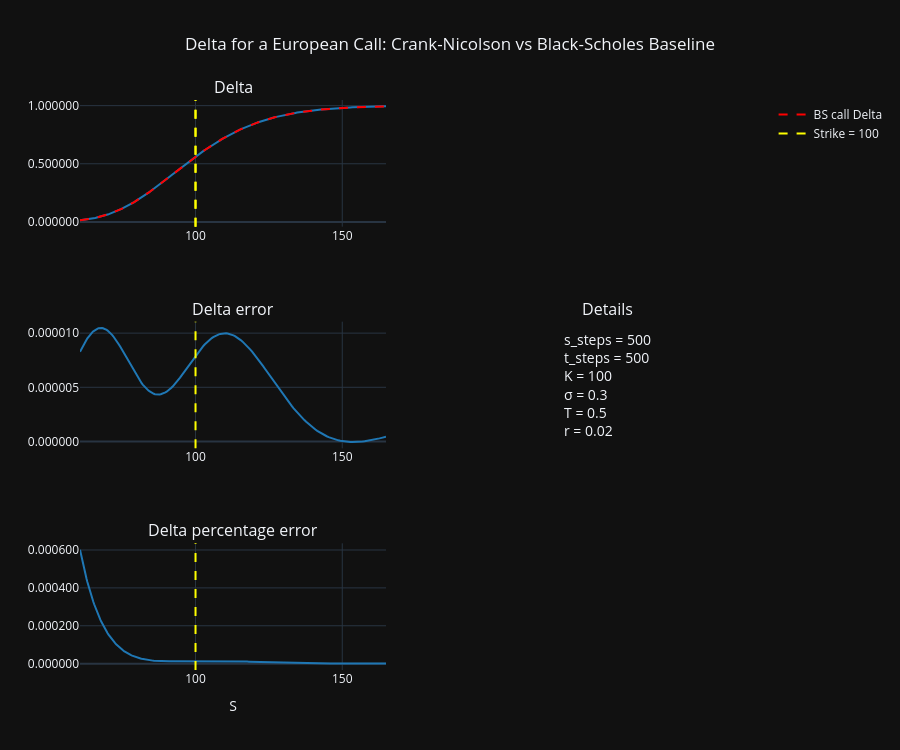

Notebook cell for this chart:
### Code cell
_compare(df, "Delta", option_type="call", save=True)

### Figure 1 — Plotly figure (JSON) as saved in the notebook; plotly's stock layout.template omitted (floating-point values rounded to 4 significant figures; data arrays with more than 128 entries replaced by an {"elided": "..."} marker saying what was removed)
{"data": [{"line": {"color": "#1f77b4"}, "mode": "lines", "name": "CN call Delta", "showlegend": false, "x": {"elided": "223 float values"}, "y": {"elided": "223 float values"}, "type": "scatter", "xaxis": "x", "yaxis": "y"}, {"line": {"color": "red", "dash": "dash"}, "mode": "lines", "name": "BS call Delta", "showlegend": true, "x": {"elided": "223 float values"}, "y": {"elided": "223 float values"}, "type": "scatter", "xaxis": "x", "yaxis": "y"}, {"line": {"color": "#1f77b4"}, "mode": "lines", "name": "CN call Delta Error", "showlegend": false, "x": {"elided": "223 float values"}, "y": {"elided": "223 float values"}, "type": "scatter", "xaxis": "x3", "yaxis": "y3"}, {"line": {"color": "#1f77b4"}, "mode": "lines", "name": "CN call Delta Percentage Error", "showlegend": false, "x": {"elided": "223 float values"}, "y": {"elided": "223 float values"}, "type": "scatter", "xaxis": "x5", "yaxis": "y5"}], "layout": {"xaxis": {"anchor": "y", "domain": [0.0, 0.45]}, "yaxis": {"anchor": "x", "domain": [0.7778, 1.0], "tickformat": ".6f"}, "xaxis2": {"anchor": "y2", "domain": [0.55, 1.0]}, "yaxis2": {"anchor": "x2", "domain": [0.7778, 1.0], "tickformat": ".6f"}, "xaxis3": {"anchor": "y3", "domain": [0.0, 0.45]}, "yaxis3": {"anchor": "x3", "domain": [0.3889, 0.6111], "tickformat": ".6f"}, "xaxis4": {"anchor": "y4", "domain": [0.55, 1.0]}, "yaxis4": {"anchor": "x4", "domain": [0.3889, 0.6111], "tickformat": ".6f"}, "xaxis5": {"anchor": "y5", "domain": [0.0, 0.45], "title": {"text": "S"}}, "yaxis5": {"anchor": "x5", "domain": [0.0, 0.2222], "tickformat": ".6f"}, "xaxis6": {"anchor": "y6", "domain": [0.55, 1.0]}, "yaxis6": {"anchor": "x6", "domain": [0.0, 0.2222], "tickformat": ".6f"}, "annotations": [{"font": {"size": 16}, "showarrow": false, "text": "Delta", "x": 0.225, "xanchor": "center", "xref": "paper", "y": 1.0, "yanchor": "bottom", "yref": "paper"}, {"font": {"size": 16}, "showarrow": false, "text": "Delta error", "x": 0.225, "xanchor": "center", "xref": "paper", "y": 0.6111, "yanchor": "bottom", "yref": "paper"}, {"font": {"size": 16}, "showarrow": false, "text": "Details", "x": 0.775, "xanchor": "center", "xref": "paper", "y": 0.6111, "yanchor": "bottom", "yref": "paper"}, {"font": {"size": 16}, "showarrow": false, "text": "Delta percentage error", "x": 0.225, "xanchor": "center", "xref": "paper", "y": 0.2222, "yanchor": "bottom", "yref": "paper"}, {"align": "left", "font": {"size": 14}, "showarrow": false, "text": "s_steps = 500<br>t_steps = 500<br>K = 100<br>σ = 0.3<br>T = 0.5<br>r = 0.02<br>", "x": 0.775, "xanchor": "center", "xref": "paper", "y": 0.5, "yanchor": "middle", "yref": "paper"}], "title": {"text": "Delta for a European Call: Crank-Nicolson vs Black-Scholes Baseline", "x": 0.5, "xanchor": "center"}, "height": 750, "shapes": [{"line": {"color": "yellow", "dash": "dash"}, "type": "line", "x0": 100, "x1": 100, "xref": "x", "y0": 0, "y1": 1, "yref": "y domain"}, {"line": {"color": "yellow", "dash": "dash"}, "type": "line", "x0": 100, "x1": 100, "xref": "x3", "y0": 0, "y1": 1, "yref": "y3 domain"}, {"line": {"color": "yellow", "dash": "dash"}, "type": "line", "x0": 100, "x1": 100, "xref": "x5", "y0": 0, "y1": 1, "yref": "y5 domain"}, {"line": {"color": "yellow", "dash": "dash"}, "name": "Strike = 100", "showlegend": true, "type": "line", "x0": 100, "x1": 100, "xref": "x", "y0": 0, "y1": 1, "yref": "y domain"}]}}
